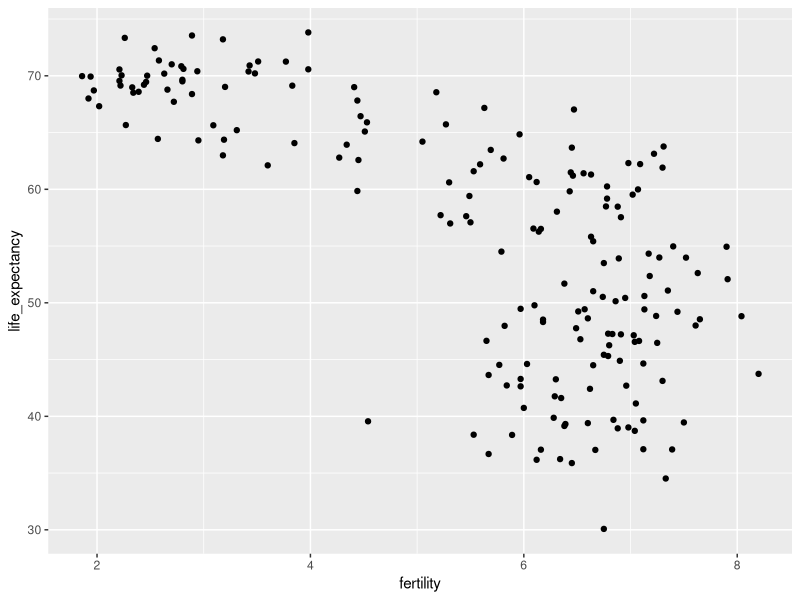
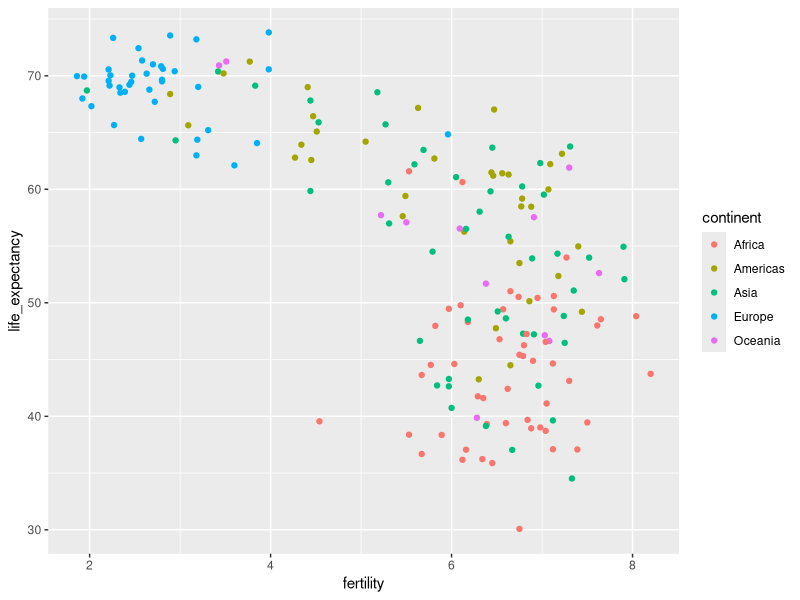
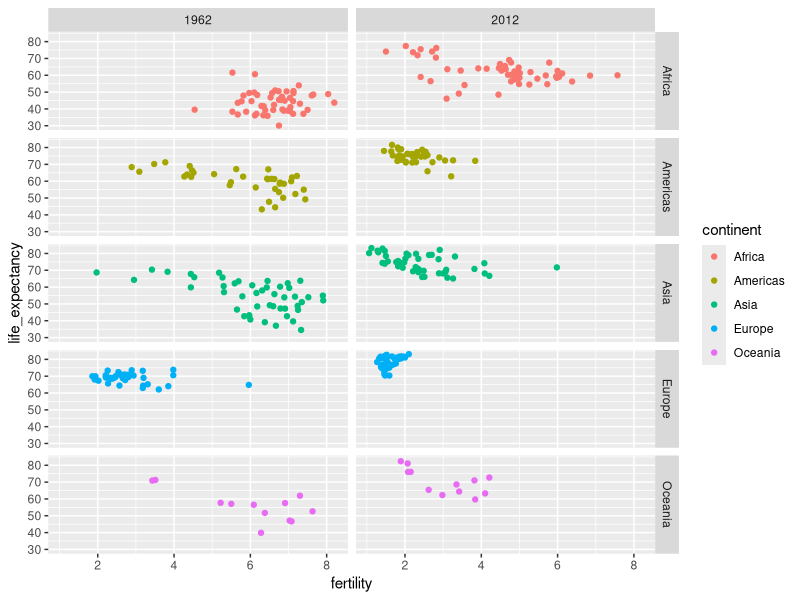
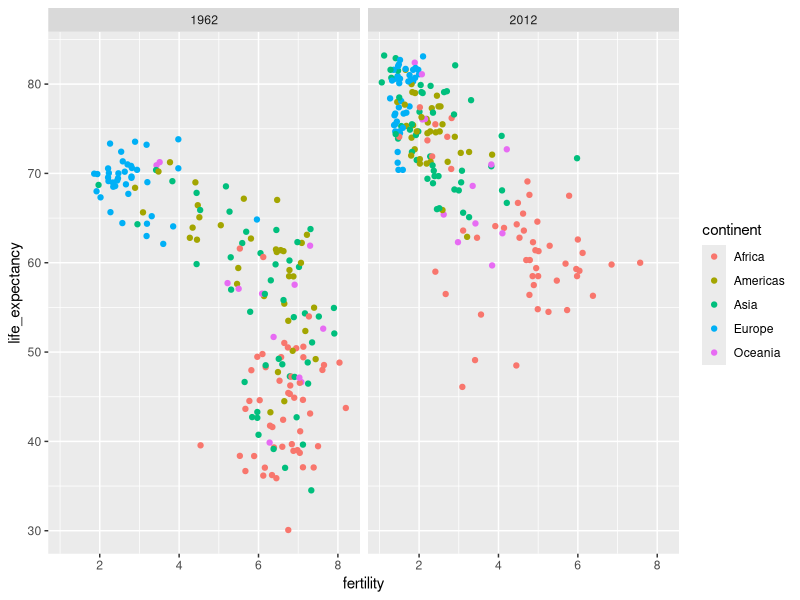
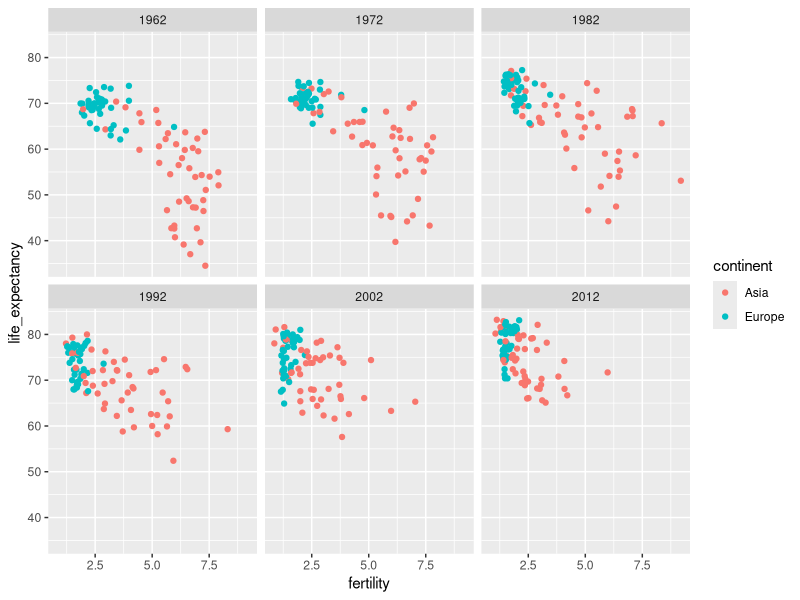
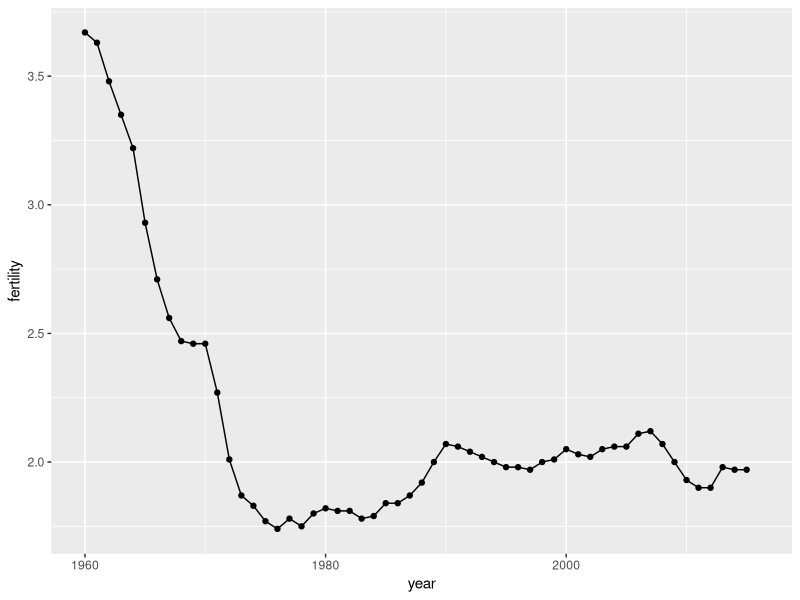
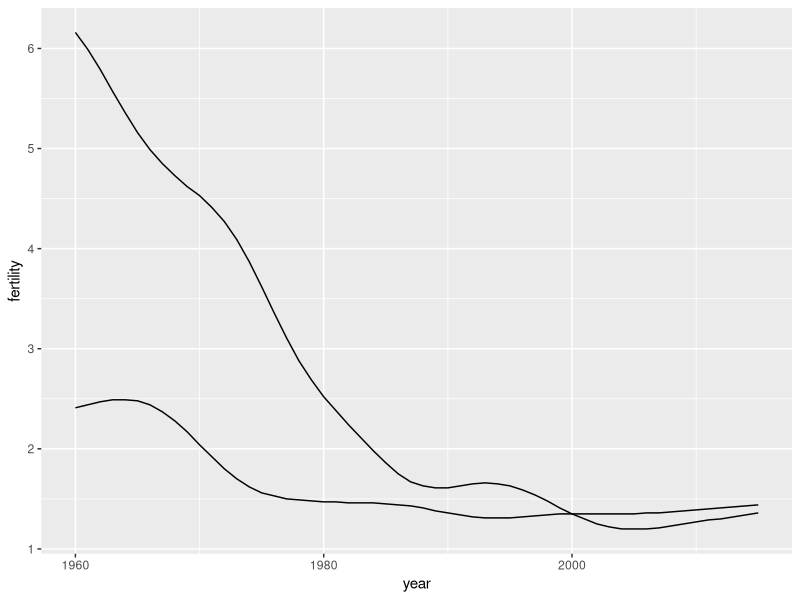
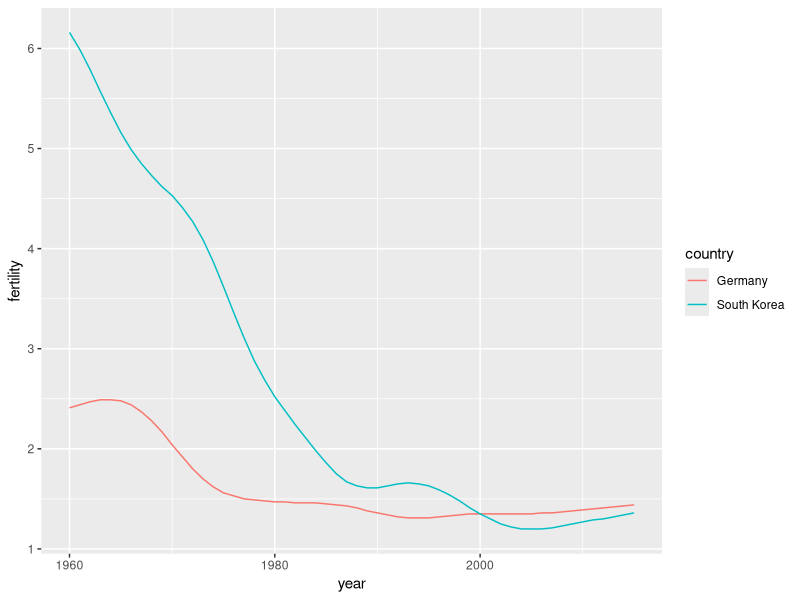

The R source for these figures, in order: (Note: this script raises an error after producing the figures.)
library(dslabs)
library(tidyverse)
library(ggplot2)
library(dplyr)
data("gapminder")
#gapminder <- read_csv("gapminder.csv")
# 1. Is it a fair characterization of today’s world 
#to say it is divided into western rich nations and 
# the developing world in Africa, Asia and Latin America?
# 2. Has income inequality across countries worsened
# during the last 40 years?

# Q1
#  For each of the six pairs of countries below, 
#which country do you think had the highest child
#mortality rates in 2015? 
#Which pairs do you think are most similar?
# 1. Sri Lanka or Turkey
# 2. Poland or South Korea
#3. Malaysia or Russia
# 4. Pakistan or Vietnam
# 5. Thailand or South Africa

set1 <- gapminder %>% filter(year == 2015 & country %in% c("Sri Lanka","Turkey")) %>%
        select (country,infant_mortality)
ste2 <- gapminder %>% filter(year == 2015 & country %in% c("Poland", "South Korea")) %>%
        select (country,infant_mortality)
set3 <- gapminder %>% filter(year == 2015 & country %in% c("Malaysia","Russia")) %>%
        select (country,infant_mortality)
set4 <- gapminder %>% filter(year == 2015 & country %in% c("Pakistan","Vietnam")) %>%
        select (country,infant_mortality)
set5 <- gapminder %>% filter(year == 2015 & country %in% c("Thailand","South Africa")) %>%
        select (country,infant_mortality)

# Q2
# variation life expectancy and child mortality at year 1962
gapminder %>% filter(year == 1962) %>% 
  ggplot(aes(fertility,life_expectancy)) + geom_point()
ggsave("fig/fertility-vs-lifeexpectancy.png")


# Q3 
# variation life expectancy and child mortality at 
# year 1962 based on continet
gapminder %>% filter(year == 1962) %>% 
  ggplot(aes(fertility,life_expectancy, color= continent)) + geom_point()
ggsave("fig/fertility-vs-lifeexpectancy-continentcolor.png")

#Q4
#compare life expectancy and infant mortality for two years 2012 , 1962 at each continent
gapminder %>% filter(year %in% c(1962,2012)) %>% 
  ggplot(aes(fertility,life_expectancy, color= continent)) + geom_point()+
  facet_grid(continent~year)
ggsave("fig/fertility-vs-lifeexpectancy-continentcolor-basedon-year-continent.png")

#Q5
# compare life expectancy and infant mortality in two year
gapminder %>% filter(year %in% c(1962,2012)) %>% 
  ggplot(aes(fertility,life_expectancy, color= continent)) + geom_point()+
  facet_grid(.~year)
ggsave("fig/fertility-vs-lifeexpectancy-continentcolor-basedon-year.png")

#Q6
# compare the life expectancy and infant mortality at different year for two continant 
years <- c(1962,1972,1982,1992,2002,2012)
continents <- c("Europe","Asia")
gapminder %>% filter(year %in% years & continent %in% continents) %>% 
          ggplot(aes(fertility,life_expectancy, color = continent)) + geom_point()+
          facet_wrap(~ year)
ggsave("fig/fertility-vs-lifeexpectancy-continentcolor-basedon-years-continents.png")

#Q7
# times series plot
gapminder %>% filter (country == "United States") %>% 
  ggplot(aes(year, fertility)) + geom_point() + geom_line()
ggsave("fig/fertility-vs- years-for USA.png")

#Q8
# time series for two country
countries <- c("South Korea", "Germany")
gapminder %>% filter(country %in% countries & !is.na(fertility)) %>% 
  ggplot(aes(year, fertility , group = country)) + geom_line()
ggsave("fig/fertility-vs-years-for south korea and germany.png")

#Q9
# we can used color = country instead of group = country
countries <- c("South Korea", "Germany")
gapminder %>% filter(country %in% countries & !is.na(fertility)) %>% 
  ggplot(aes(year, fertility , color = country)) + geom_line()
ggsave("fig/fertility vs year for all countries.png")

#Q10
# using the label instead of legend
labels <- data.frame(country = countries , x = c(1970,1965), y= c(6,3))
countries <- c("South Korea", "Germany")
gapminder %>% filter(country %in% countries & !is.na(fertility)) %>% 
  ggplot(aes(year, fertility , color = country)) + geom_line()+
  geom_text(data = labels,aes(x,y,label=country), size = 3)+
  theme(legend.position = "none")
ggsave("fig/fertility vs year for two countries with label.png")

#Q11
# question show histogram for per day incomes from 1970
gapminder %>% mutate(dollar_per_day = gdp/population/365) %>% 
  filter (year == 1970 , !is.na(dollar_per_day))%>% 
  ggplot(aes(dollar_per_day)) + geom_histogram(binwidth = 1, color = "blue")

ggsave("fig/histogram dollar per day.png")

# Q12
# how many countries have average daily incomes of
# about $1 (extremely poor), $2 (very poor), 
#$4 (poor), $8 (middle), $16 (well off), $32 (rich), 
# $64 (very rich) per day                                                                                              rich) per day.
gapminder %>% mutate(dollar_per_day = gdp/population/365) %>% 
  filter (year == 1970 , !is.na(dollar_per_day))%>% 
  ggplot(aes(log2(dollar_per_day))) + geom_histogram(binwidth = 1, color = "blue")

ggsave("fig/histogram dollar per day with log scale.png")

#Q13
# base 10 makes more sense, consider population sizes.
gapminder %>% filter(year == 1970 , !is.na(population))%>% 
  ggplot(aes(log10(population))) +geom_histogram(binwidth = 0.5, color = "black")
# we can use scale_x_continues(trans = "log10")
ggsave("fig/hist-log-population.png")

#Q14
# A histogram showed us that the 1970 income distribution values show a dichotomy.
# Comparing multiple distributions with boxplots 
# and ridge plots 
gapminder %>% mutate(dollar_per_day = gdp/population/365) %>% 
  filter(year == 1970 & !is.na(gdp)) %>% 
  ggplot(aes(region , dollar_per_day)) + geom_point()+
  theme(axis.text.x = element_text(angle = 90, hjust = 0.7))
ggsave("fig/point-region-vs-dpd.png")

#Q15
# Data exploration is often made easier if we
# order the strata by some interpretable quantity.
data("gapminder")
gapminder %>% mutate(dollar_per_day= gdp/population/365)%>% 
  mutate(region=reorder(region,gdp,FUN=median)) %>% 
  filter(year == 1970 & !is.na(dollar_per_day))%>%
  ggplot(aes(region,dollar_per_day)) + geom_point()+
  theme(axis.text.x = element_text(angle = 90, hjust=0.7)) +
  scale_y_continuous(trans = "log2")

ggsave("fig/point-reorderregion-vs-dpd.png")

#Q16
# make a group of region based on dollar per day
gapminder %>% mutate(dollar_per_day= gdp/population/365)%>% 
  mutate(group = case_when(
  region %in% c("Western Europe", "Northern Europe","Southern Europe",
                "Northern America", "Australia and New Zealand") ~ "West",
  region %in% c("Eastern Asia", "South-Eastern Asia") ~ "East Asia",
  region %in% c("Caribbean", "Central America", "South America") ~ "Latin America",
  continent == "Africa" & region != "Northern Africa" ~ "Sub-Saharan Africa",
  TRUE ~ "Others"))%>% 
  mutate(group = factor(group,
                      levels = c("Others", "Latin America", "East Asia", "Sub-Saharan Africa", "West"))) %>%
  filter(year == 1970 & !is.na(gdp)) %>% 
  ggplot(aes(group,dollar_per_day)) +geom_boxplot()+
  scale_y_continuous(trans ="log2")+
  theme(axis.text.x = element_text(angle = 90, hjust = 1))+
  xlab(" ") + geom_point(alpha = 0.5)

ggsave("fig/boxplot-groupregion-vs-dpd.png")

#Q17
# we can not find the bimodal distributions we need to use the 
# package ggridges 
library(ggridges)
gapminder %>% mutate(dollar_per_day= gdp/population/365)%>% 
  mutate(group = case_when(
    region %in% c("Western Europe", "Northern Europe","Southern Europe",
                  "Northern America", "Australia and New Zealand") ~ "West",
    region %in% c("Eastern Asia", "South-Eastern Asia") ~ "East Asia",
    region %in% c("Caribbean", "Central America", "South America") ~ "Latin America",
    continent == "Africa" & region != "Northern Africa" ~ "Sub-Saharan Africa",
    TRUE ~ "Others"))%>% 
  mutate(group = factor(group,
                        levels = c("Others", "Latin America", "East Asia", "Sub-Saharan Africa", "West"))) %>%
  filter(year == 1970 & !is.na(gdp)) %>% 
  ggplot(aes(dollar_per_day,group)) + geom_density_ridges(jittered_points = TRUE)+
  scale_x_continuous(trans ="log2")+
   

ggsave("fig/geomdensity-groupregion-vs-dpd.png")
